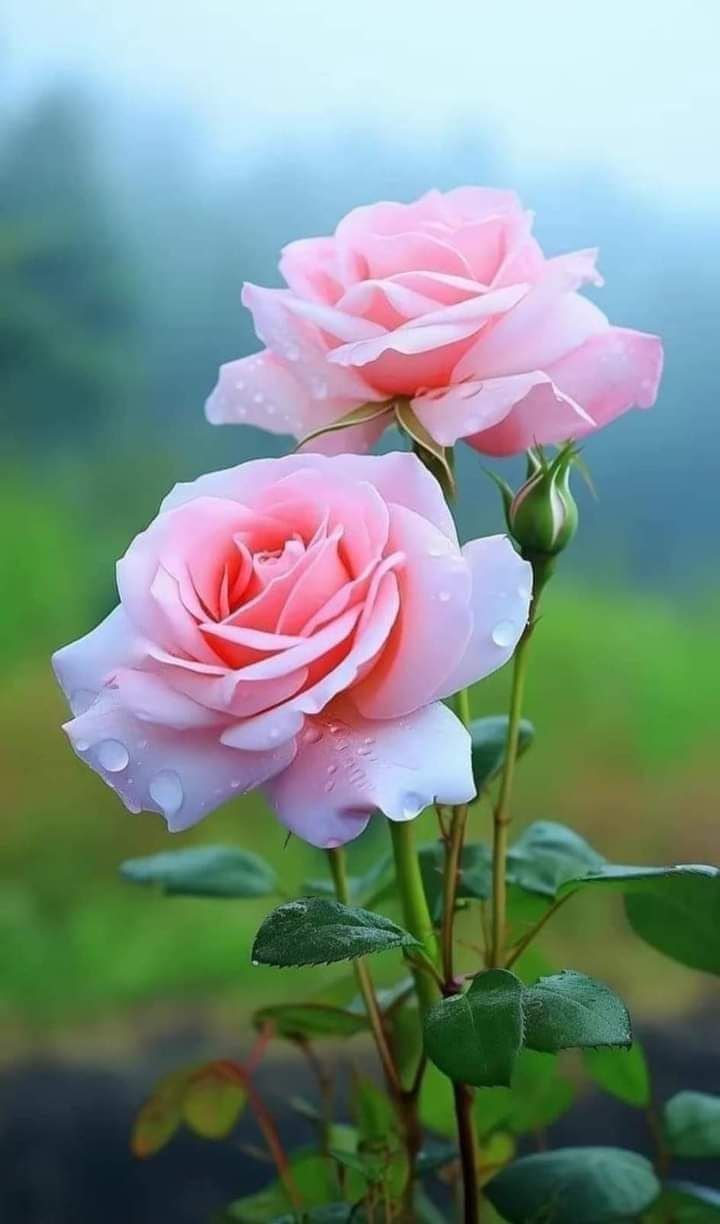
#> input picture numpy/image/1.jpg, 720 x 1224 px, found by its file name
$ python read_image.py
#> lines starting #> are read from the running program, lines starting #| are printed output that depends on the picture
# [8 lines of commented-out code are left out]


import cv2
import numpy as np

img = cv2.imread(r"H:\1=jobayer\1=University\python\numpy\image\1.jpg")
#> img is the input picture: shape (1224, 720, 3); mean B, G, R 135, 142, 124.5

if img is None:
    print("Error: Image not found. Check the path!")
    exit()

img_tined = img * np.array([.23, 0., 0.])
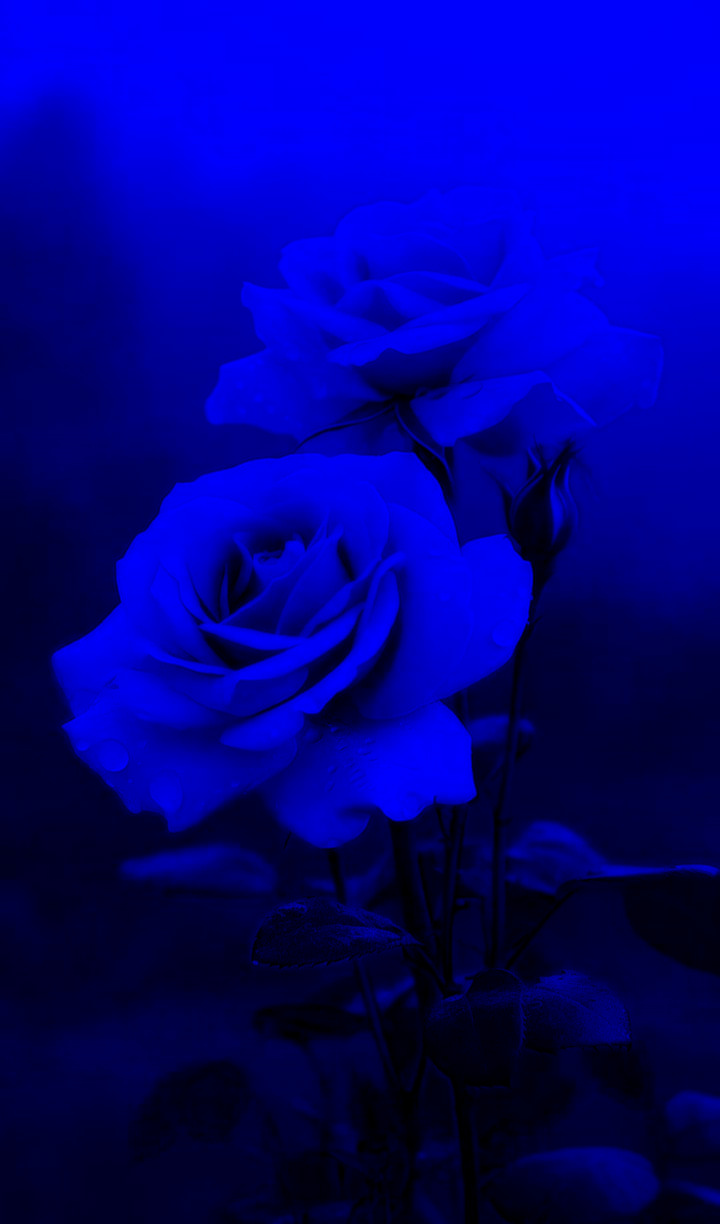
#> img_tined: shape (1224, 720, 3) float64; mean B, G, R 31.1, 0, 0; drawn with min black and max white

cv2.imwrite(r"H:\1=jobayer\1=University\python\numpy\image\tinted3.jpg", img_tined)
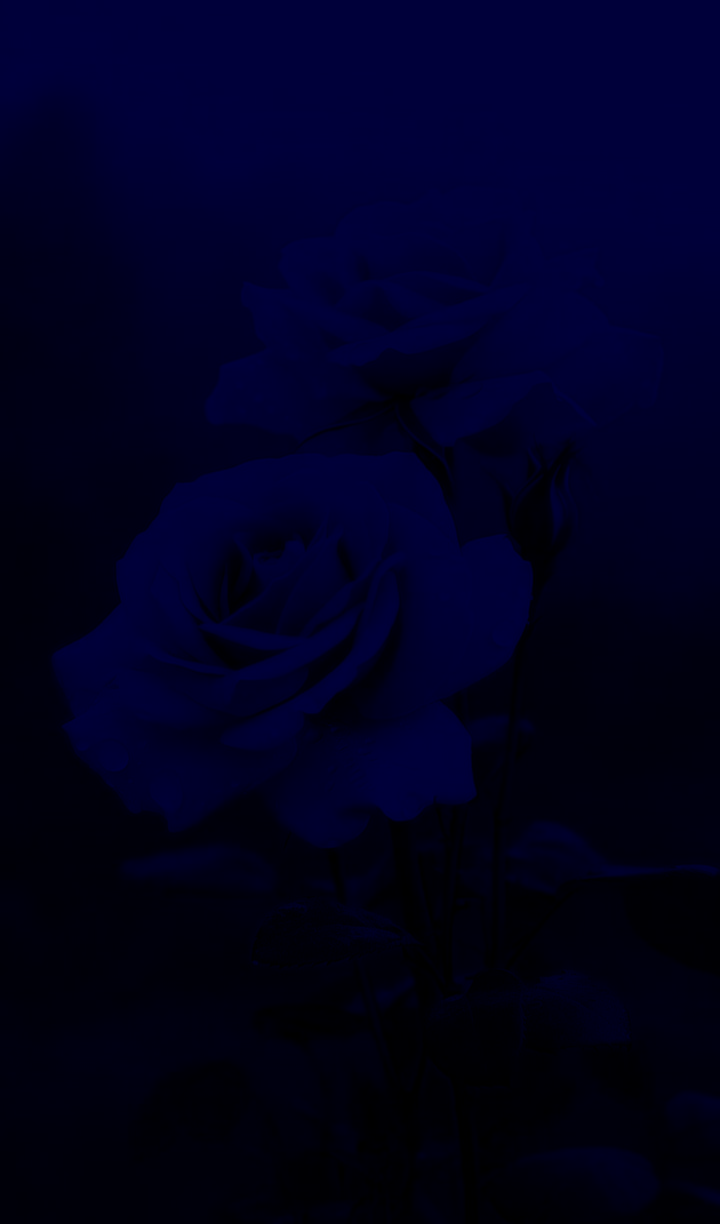
#> saved as tinted3.jpg: shape (1224, 720, 3); mean B, G, R 31.1, 0, 0


print(img_tined)
#> (printed output is left out)
